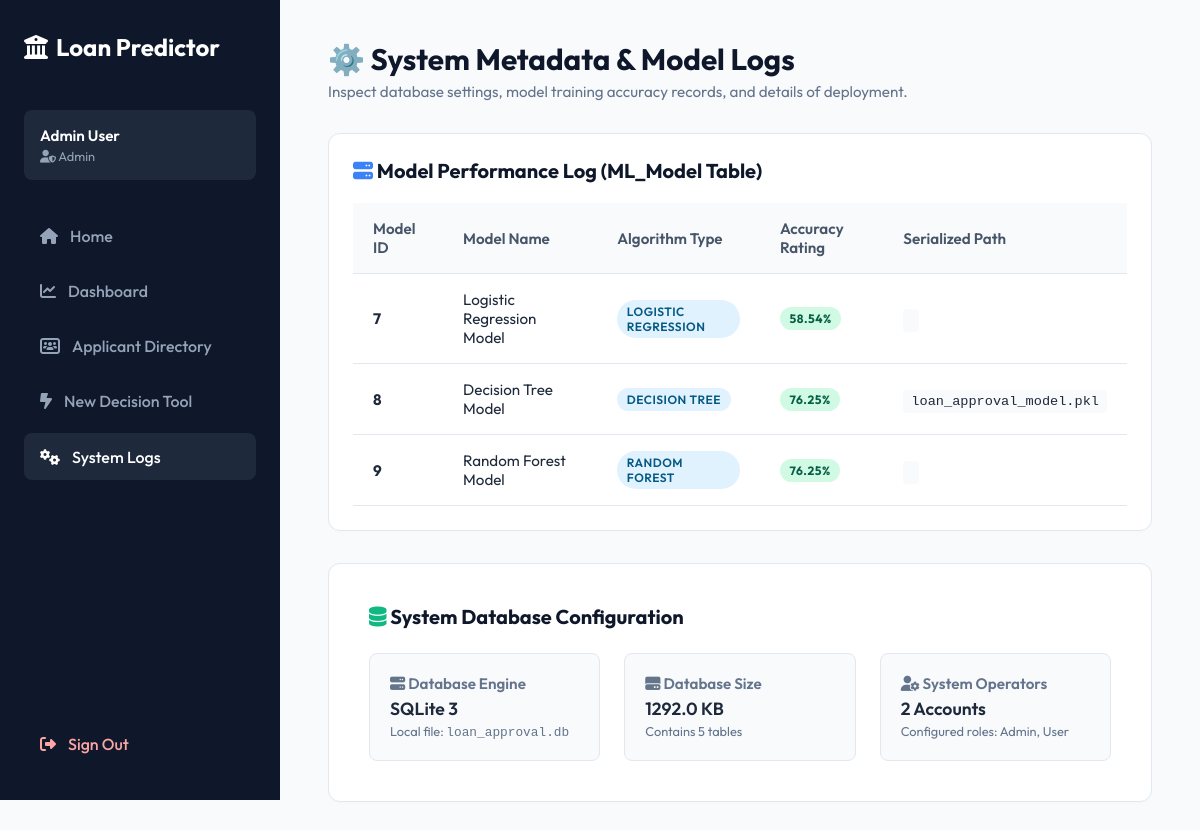
Page /logs (signed in) on the committed database.
### tables this page shows
CREATE TABLE ML_Model (
    ModelID INTEGER PRIMARY KEY AUTOINCREMENT,
    ModelName VARCHAR(100) NOT NULL,
    AlgorithmType VARCHAR(100) NOT NULL,
    Accuracy REAL,
    ModelFile VARCHAR(255) NOT NULL
);

### app.py (the view)
@app.route('/logs')
@login_required
def logs():
    conn = get_db_connection()
    cursor = conn.execute("SELECT * FROM ML_Model")
    models_list = [dict(row) for row in cursor.fetchall()]
    cursor = conn.execute("SELECT COUNT(*) FROM Users")
    user_count = cursor.fetchone()[0]
    conn.close()
    db_size_kb = 0.0
    if os.path.exists(DB_PATH):
        db_size_kb = os.path.getsize(DB_PATH) / 1024.0
    return render_template(
        'logs.html',
        models=models_list,
        db_size_kb=db_size_kb,
        user_count=user_count,
        active_page='logs'
    )

### app.py (called while the page is built)
def get_db_connection():
    conn = sqlite3.connect(DB_PATH)
    conn.row_factory = sqlite3.Row
    return conn

def login_required(f):
    @wraps(f)
    def decorated_function(*args, **kwargs):
        if not session.get('authenticated'):
            return redirect(url_for('login'))
        return f(*args, **kwargs)
    return decorated_function

### 5.Project Deveolpment Phase/Flask/templates/logs.html (shortened to what this page needs)
{% extends 'base.html' %}
{% block page_title %}⚙️ System Metadata & Model Logs{% endblock %}
{% block page_subtitle %}Inspect database settings, model training accuracy records, and details of deployment.{% endblock %}
{% block content %}
<div class="table-card" style="margin-bottom: 2rem;">
    <h3 style="font-size: 1.25rem; font-weight: 700; color: #0f172a; margin-bottom: 1.25rem;"><i class="fa-solid fa-server" style="color: var(--primary-color);"></i> Model Performance Log (ML_Model Table)</h3>
    <div style="overflow-x: auto;">
        <table class="data-table">
            <thead>
                <tr>
                    <th>Model ID</th>
                    <th>Model Name</th>
                    <th>Algorithm Type</th>
                    <th>Accuracy Rating</th>
                    <th>Serialized Path</th>
                </tr>
            </thead>
            <tbody>
                {% for model in models %}
                <tr>
                    <td><strong>{{ model.ModelID }}</strong></td>
                    <td>{{ model.ModelName }}</td>
                    <td><span class="badge badge-info">{{ model.AlgorithmType }}</span></td>
                    <td><span class="badge badge-success" style="font-weight: 700;">{{ "%.2f"|format(model.Accuracy * 100) }}%</span></td>
                    <td><code style="font-size: 0.85rem; background-color: #f8fafc; padding: 0.25rem 0.5rem; border-radius: 4px;">{{ model.ModelFile }}</code></td>
                </tr>
                {% else %}
                <tr>
                    <td colspan="5" style="text-align: center; color: #64748b; padding: 2rem;">No trained models found in the database logs.</td>
                </tr>
                {% endfor %}
            </tbody>
        </table>
    </div>
</div>
<div class="form-card" style="max-width: 100%;">
    <h3 style="font-size: 1.25rem; font-weight: 700; color: #0f172a; margin-bottom: 1.5rem;"><i class="fa-solid fa-database" style="color: var(--success-color);"></i> System Database Configuration</h3>
    <div class="detail-grid" style="background-color: transparent; border: none; padding: 0; margin-bottom: 0;">
        <div class="detail-item" style="padding: 1.25rem; background-color: #f8fafc; border-radius: 8px; border: 1px solid var(--border-color);">
            <div class="detail-label"><i class="fa-solid fa-server"></i> Database Engine</div>
            <div style="font-weight: 600; font-size: 1.1rem; margin-top: 0.25rem;">SQLite 3</div>
            <div style="font-size: 0.8rem; color: #64748b; margin-top: 0.2rem;">Local file: <code>loan_approval.db</code></div>
        </div>
        <div class="detail-item" style="padding: 1.25rem; background-color: #f8fafc; border-radius: 8px; border: 1px solid var(--border-color);">
            <div class="detail-label"><i class="fa-solid fa-hard-drive"></i> Database Size</div>
            <div style="font-weight: 600; font-size: 1.1rem; margin-top: 0.25rem;">{{ "%.1f"|format(db_size_kb) }} KB</div>
            <div style="font-size: 0.8rem; color: #64748b; margin-top: 0.2rem;">Contains 5 tables</div>
        </div>
        <div class="detail-item" style="padding: 1.25rem; background-color: #f8fafc; border-radius: 8px; border: 1px solid var(--border-color);">
            <div class="detail-label"><i class="fa-solid fa-user-gear"></i> System Operators</div>
            <div style="font-weight: 600; font-size: 1.1rem; margin-top: 0.25rem;">{{ user_count }} Accounts</div>
            <div style="font-size: 0.8rem; color: #64748b; margin-top: 0.2rem;">Configured roles: Admin, User</div>
        </div>
    </div>
</div>
{% endblock %}

### 5.Project Deveolpment Phase/Flask/static/style.css (style rules this page uses)
:root { --primary-color: #3b82f6; --primary-hover: #2563eb; --sidebar-bg: #0f172a; --sidebar-color: #94a3b8; --sidebar-hover: #f1f5f9; --bg-color: #f8fafc; --text-color: #1e293b; --border-color: #e2e8f0; --card-bg: #ffffff; --success-color: #10b981; --danger-color: #ef4444; --warning-color: #f59e0b; }
* { margin: 0; padding: 0; box-sizing: border-box; }
body { font-family: 'Outfit', sans-serif; background-color: var(--bg-color); color: var(--text-color); display: flex; min-height: 100vh; }
.form-card { background-color: var(--card-bg); border: 1px solid var(--border-color); border-radius: 12px; padding: 2.5rem; box-shadow: 0 1px 3px rgba(0,0,0,0.02); max-width: 900px; }
.table-card { background-color: var(--card-bg); border: 1px solid var(--border-color); border-radius: 12px; padding: 1.5rem; box-shadow: 0 1px 3px rgba(0,0,0,0.02); margin-bottom: 2rem; }
.data-table { width: 100%; border-collapse: collapse; font-size: 0.95rem; }
.data-table th, .data-table td { padding: 1rem 1.25rem; text-align: left; border-bottom: 1px solid var(--border-color); }
.data-table th { background-color: #f8fafc; font-weight: 600; color: #475569; }
.badge { display: inline-block; padding: 0.25rem 0.6rem; border-radius: 50px; font-size: 0.75rem; font-weight: 600; text-transform: uppercase; letter-spacing: 0.5px; }
.badge-success { background-color: #d1fae5; color: #065f46; }
.badge-info { background-color: #e0f2fe; color: #075985; }
.detail-grid { display: grid; grid-template-columns: repeat(3, 1fr); gap: 1.5rem; padding: 1.5rem; background-color: #f8fafc; border-radius: 8px; border: 1px solid var(--border-color); margin-bottom: 2rem; }
.detail-item { font-size: 0.95rem; }
.detail-label { font-weight: 600; color: #64748b; margin-bottom: 0.25rem; }

### rows in the picture
ML_Model: ModelID "7", ModelName "Logistic Regression Model", AlgorithmType "LOGISTIC REGRESSION", model.Accuracy*100 "58.54"
ML_Model: ModelID "8", ModelName "Decision Tree Model", AlgorithmType "DECISION TREE", model.Accuracy*100 "76.25", ModelFile "loan_approval_model.pkl"
ML_Model: ModelID "9", ModelName "Random Forest Model", AlgorithmType "RANDOM FOREST", model.Accuracy*100 "76.25"

### other values in the picture
{{ session.get('user_name', 'Loan Officer') }} "Admin User"
{{ session.get('user_role', 'User') }} "Admin"
{{ "%.1f"|format(db_size_kb) }} "1292.0"
{{ user_count }} "2"
